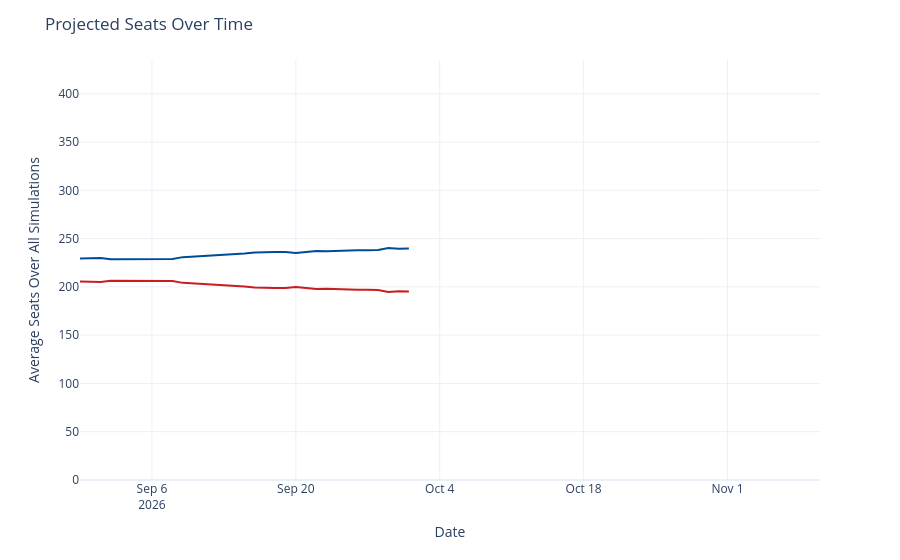

Notebook cell for this chart:
### Code cell
seats_over_time = output_ts[(output_ts['geo'] == 'US House') &
                             (output_ts['type'] == 'seats')]
seats_over_time['rep_seats'] = seats_over_time['y'].map(lambda x: 435 - x)
seats_over_time = seats_over_time.rename({'y': 'Democrats', 'rep_seats': 'Republicans'}, axis=1)
seats_time_ser = px.line(seats_over_time, x='date', y=['Democrats', 'Republicans'], template='plotly_white',
                        color_discrete_map={'Democrats': '#004b97', 'Republicans': '#c71e1d'},)
seats_time_ser.update_traces(hovertemplate="%{y:.1f}")
seats_time_ser.update_layout(
    xaxis=dict(range=[pd.to_datetime('2026-08-30'), pd.to_datetime('2026-11-10')]),
    yaxis=dict(range=[0, 435]),
    xaxis_title='Date',
    yaxis_title='Average Seats Over All Simulations',
    title=dict(text="Projected Seats Over Time"),
    hovermode="x",
    showlegend=False
)
seats_time_ser

### Figure 1 — Plotly figure (JSON) as saved in the notebook; plotly's stock layout.template omitted (floating-point values rounded to 4 significant figures)
{"data": [{"hovertemplate": "%{y:.1f}", "legendgroup": "Democrats", "line": {"color": "#004b97", "dash": "solid"}, "marker": {"symbol": "circle"}, "mode": "lines", "name": "Democrats", "orientation": "v", "showlegend": true, "type": "scatter", "x": ["2026-08-30", "2026-08-31", "2026-09-01", "2026-09-02", "2026-09-03", "2026-09-04", "2026-09-05", "2026-09-06", "2026-09-07", "2026-09-08", "2026-09-09", "2026-09-14", "2026-09-15", "2026-09-16", "2026-09-17", "2026-09-18", "2026-09-19", "2026-09-20", "2026-09-21", "2026-09-22", "2026-09-23", "2026-09-24", "2026-09-25", "2026-09-26", "2026-09-27", "2026-09-28", "2026-09-29", "2026-09-30", "2026-10-01"], "xaxis": "x", "y": [229.4, 230.0, 230.0, 228.5, 228.5, 228.7, 228.7, 228.9, 228.8, 228.9, 230.8, 233.6, 234.7, 235.7, 236.2, 236.1, 236.0, 235.0, 236.2, 237.2, 236.9, 237.4, 237.9, 237.9, 237.9, 238.2, 240.4, 239.5, 239.7], "yaxis": "y"}, {"hovertemplate": "%{y:.1f}", "legendgroup": "Republicans", "line": {"color": "#c71e1d", "dash": "solid"}, "marker": {"symbol": "circle"}, "mode": "lines", "name": "Republicans", "orientation": "v", "showlegend": true, "type": "scatter", "x": ["2026-08-30", "2026-08-31", "2026-09-01", "2026-09-02", "2026-09-03", "2026-09-04", "2026-09-05", "2026-09-06", "2026-09-07", "2026-09-08", "2026-09-09", "2026-09-14", "2026-09-15", "2026-09-16", "2026-09-17", "2026-09-18", "2026-09-19", "2026-09-20", "2026-09-21", "2026-09-22", "2026-09-23", "2026-09-24", "2026-09-25", "2026-09-26", "2026-09-27", "2026-09-28", "2026-09-29", "2026-09-30", "2026-10-01"], "xaxis": "x", "y": [205.6, 205.0, 205.0, 206.5, 206.5, 206.3, 206.3, 206.1, 206.2, 206.1, 204.2, 201.4, 200.3, 199.3, 198.8, 198.9, 199.0, 200.0, 198.8, 197.8, 198.1, 197.6, 197.1, 197.1, 197.1, 196.8, 194.6, 195.5, 195.3], "yaxis": "y"}], "layout": {"hovermode": "x", "legend": {"title": {"text": "variable"}, "tracegroupgap": 0}, "margin": {"t": 60}, "showlegend": false, "title": {"text": "Projected Seats Over Time"}, "xaxis": {"anchor": "y", "domain": [0, 1], "range": ["2026-08-30T00:00:00", "2026-11-10T00:00:00"], "title": {"text": "Date"}}, "yaxis": {"anchor": "x", "domain": [0, 1], "range": [0, 435], "title": {"text": "Average Seats Over All Simulations"}}}}
